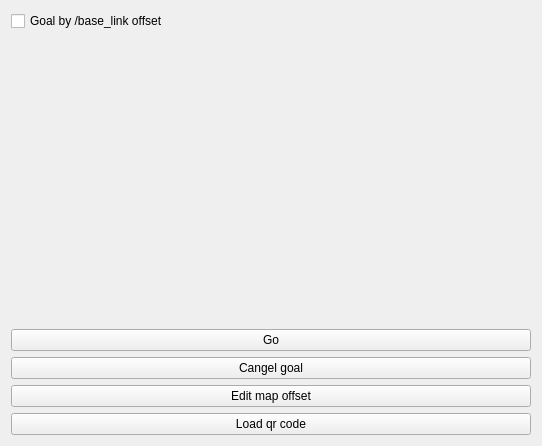
<?xml version="1.0" encoding="UTF-8"?>
<ui version="4.0">
 <class>MoveBaseControl</class>
 <widget class="QWidget" name="MoveBaseControl">
  <property name="geometry">
   <rect>
    <x>0</x>
    <y>0</y>
    <width>542</width>
    <height>446</height>
   </rect>
  </property>
  <property name="windowTitle">
   <string>Form</string>
  </property>
  <property name="styleSheet">
   <string notr="true">QWidget{
&quot;border: 1px solid red&quot;
}</string>
  </property>
  <layout class="QVBoxLayout" name="verticalLayout">
   <item>
    <widget class="QCheckBox" name="goalByOffset_cbx">
     <property name="text">
      <string>Goal by /base_link offset</string>
     </property>
    </widget>
   </item>
   <item>
    <layout class="QHBoxLayout" name="horizontalLayout">
     <item>
      <widget class="mrvk_gui::WaypointsTableWidget" name="waypointsTable" native="true"/>
     </item>
    </layout>
   </item>
   <item>
    <widget class="QPushButton" name="goButton">
     <property name="text">
      <string>Go</string>
     </property>
    </widget>
   </item>
   <item>
    <widget class="QPushButton" name="cancelButton">
     <property name="text">
      <string>Cangel goal</string>
     </property>
    </widget>
   </item>
   <item>
    <widget class="QPushButton" name="mapOffsetButton">
     <property name="text">
      <string>Edit map offset</string>
     </property>
    </widget>
   </item>
   <item>
    <widget class="QPushButton" name="loadQrCodeButton">
     <property name="text">
      <string>Load qr code</string>
     </property>
    </widget>
   </item>
  </layout>
 </widget>
 <customwidgets>
  <customwidget>
   <class>mrvk_gui::WaypointsTableWidget</class>
   <extends>QWidget</extends>
   <header>Widgets/MoveBase/WaypointsTableWidget.h</header>
   <container>1</container>
  </customwidget>
 </customwidgets>
 <resources/>
 <connections/>
</ui>
